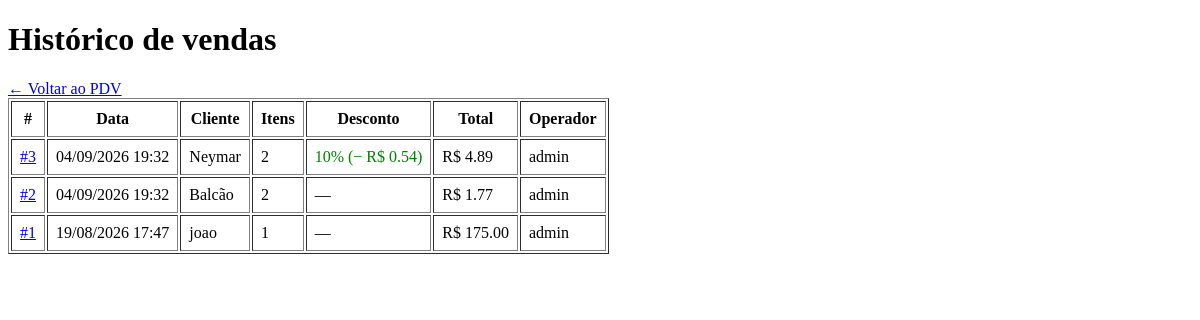
The app's page /pdv/historico (signed in), older data.
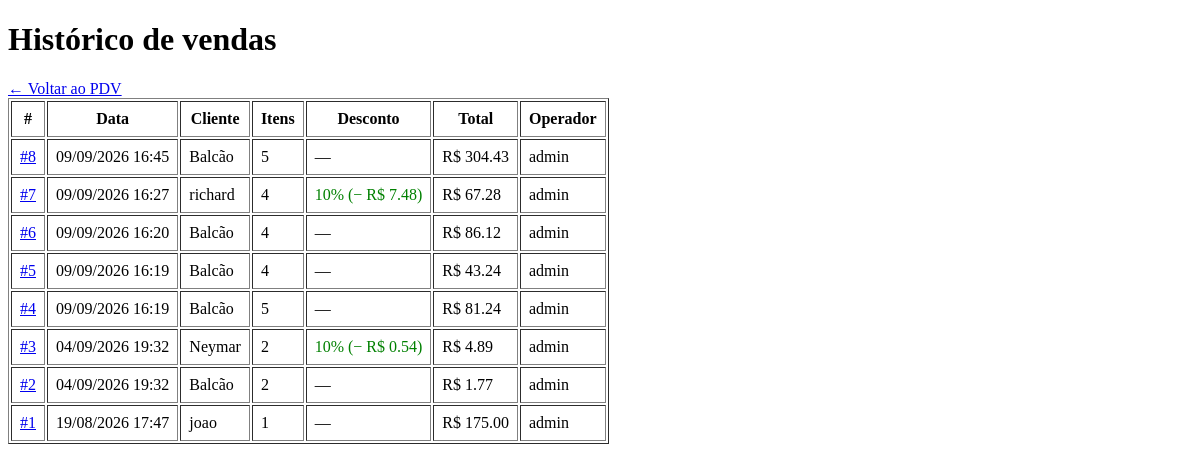
The same page, newer data.
### app/models/venda.py (models this page shows, shortened)
class Venda(Base):
    __tablename__ = "vendas"
    id         = Column(Integer, primary_key=True, index=True)
    cliente_id = Column(
        Integer,
        ForeignKey("clientes.id", ondelete="SET NULL"),
        nullable=True
    )
    usuario_id = Column(
        Integer,
        ForeignKey("usuarios.id", ondelete="SET NULL"),
        nullable=True
    )
    desconto_percentual = Column(Float, nullable=False, default=0.0)
    total_bruto  = Column(Float, nullable=False, default=0.0)
    total_liquido = Column(Float, nullable=False, default=0.0)
    observacao = Column(String(255), nullable=True)
    criado_em = Column(DateTime, server_default=func.now())
    cliente = relationship("Cliente", back_populates="vendas")
    usuario = relationship("Usuario", backref="vendas")
    itens   = relationship(
        "ItemVenda",
        back_populates="venda",
        cascade="all, delete-orphan"  # deleta itens se a venda for deletada
    )

### app/models/cliente.py (models this page shows, shortened)
class Cliente(Base):
    __tablename__ = "clientes"
    id         = Column(Integer, primary_key=True, index=True)
    nome       = Column(String(150), nullable=False, index=True)
    matricula  = Column(String(50), nullable=True, unique=True)
    telefone   = Column(String(20), nullable=True)
    is_associado = Column(Boolean, default=False, nullable=False)
    ativo      = Column(Boolean, default=True)
    criado_em  = Column(DateTime, server_default=func.now())
    vendas = relationship("Venda", back_populates="cliente")

### app/models/usuarios.py (models this page shows)
class Usuario(Base):
    __tablename__ = "usuarios"
    id = Column(Integer, primary_key=True, autoincrement=True)
    nome = Column(String(100), nullable=False)
    email = Column(String(150), unique=True, nullable=False)
    senha_hash = Column(String(255), nullable=False)
    role = Column(String(20), nullable=False, default="operador")
    ativo = Column(Boolean, default=True)
    criando_em = Column(DateTime, server_default=func.now())

### app/controllers/pdv_controller.py (the view)
@router.get("/historico")
def historico_vendas(
    request: Request,
    db: Session = Depends(get_db),
    usuario = Depends(get_usuario_logado)
):
    vendas = (
        db.query(Venda)
        .order_by(Venda.criado_em.desc())
        .limit(100)
        .all()
    )
    return templates.TemplateResponse(
        request,
        "pdv/historico.html",
        {"request": request, "usuario": usuario, "vendas": vendas}
    )

### app/templates/pdv/historico.html (shortened to what this page needs)
<!DOCTYPE html>
<html lang="pt-br">
<head><meta charset="UTF-8"><title>Histórico de Vendas — AAPM SENAI</title></head>
<body>
    <h1>Histórico de vendas</h1>
    <a href="/pdv">← Voltar ao PDV</a>
    <table border="1" cellpadding="8">
        <thead>
            <tr>
                <th>#</th>
                <th>Data</th>
                <th>Cliente</th>
                <th>Itens</th>
                <th>Desconto</th>
                <th>Total</th>
                <th>Operador</th>
            </tr>
        </thead>
        <tbody>
            {% for v in vendas %}
            <tr>
                <td><a href="/pdv/venda/{{ v.id }}">#{{ v.id }}</a></td>
                <td>{{ v.criado_em.strftime('%d/%m/%Y %H:%M') }}</td>
                <td>{{ v.cliente.nome if v.cliente else "Balcão" }}</td>
                <td>{{ v.itens | length }}</td>
                <td>
                    {% if v.desconto_percentual > 0 %}
                        <span style="color:green">
                            {{ v.desconto_percentual|int }}%
                            (− R$ {{ "%.2f"|format(v.desconto_valor) }})
                        </span>
                    {% else %}—{% endif %}
                </td>
                <td>R$ {{ "%.2f"|format(v.total_liquido) }}</td>
                <td>{{ v.usuario.nome if v.usuario else "—" }}</td>
            </tr>
            {% endfor %}
        </tbody>
    </table>
</body>
</html>

Row changes from the older to the newer data that the page shows:
added Venda: id "8", criado_em "09/09/2026 16:45", cliente "Balcão", itens|length "5", total_liquido "304.43", usuario "admin"
added Venda: id "7", criado_em "09/09/2026 16:27", cliente "richard", itens|length "4", desconto_percentual "10", desconto_valor "7.48", total_liquido "67.28", usuario "admin"
added Venda: id "6", criado_em "09/09/2026 16:20", cliente "Balcão", itens|length "4", total_liquido "86.12", usuario "admin"
added Venda: id "5", criado_em "09/09/2026 16:19", cliente "Balcão", itens|length "4", total_liquido "43.24", usuario "admin"
added Venda: id "4", criado_em "09/09/2026 16:19", cliente "Balcão", itens|length "5", total_liquido "81.24", usuario "admin"
